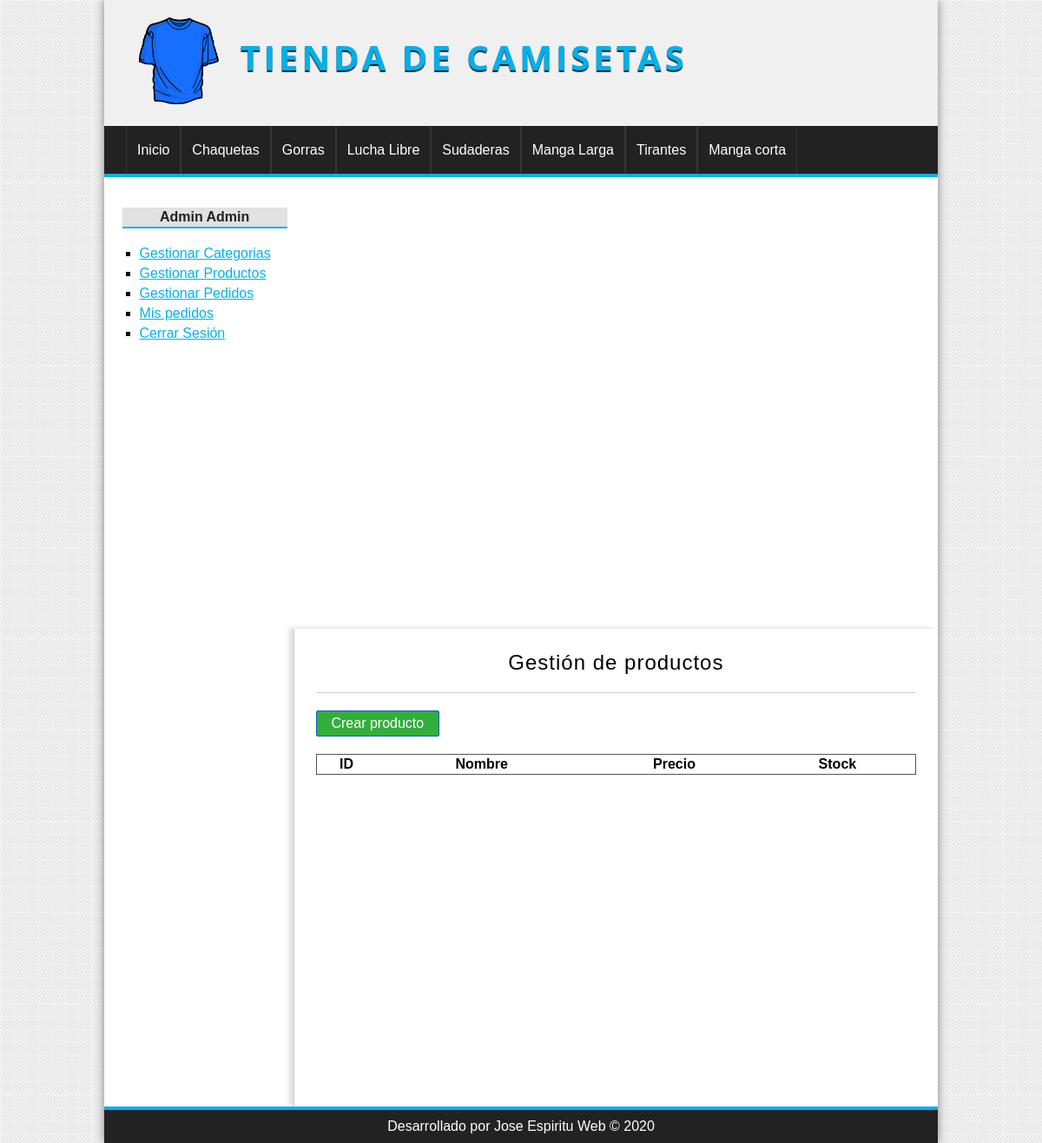
Before: /producto/gestion (signed in) with the older database file.
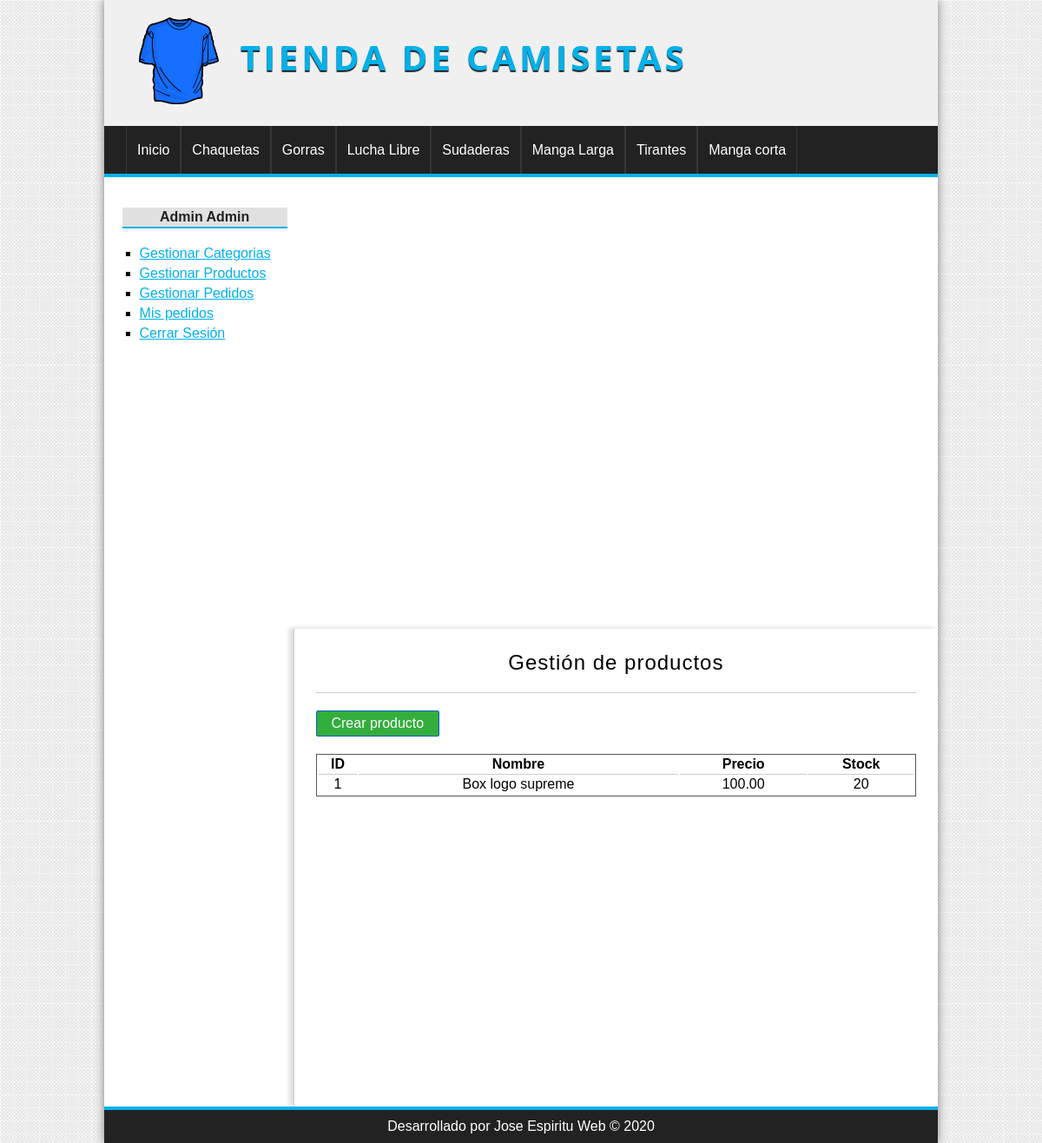
After: the same page with the newer database file.
### tables this page shows
CREATE TABLE `categorias` (
  `id` int(255) NOT NULL,
  `nombre` varchar(100) NOT NULL
);

CREATE TABLE `productos` (
  `id` int(255) NOT NULL,
  `categoria_id` int(255) NOT NULL,
  `nombre` varchar(100) NOT NULL,
  `descripcion` text DEFAULT NULL,
  `precio` float(100,2) NOT NULL,
  `stock` int(255) NOT NULL,
  `oferta` varchar(2) DEFAULT NULL,
  `fecha` date NOT NULL,
  `imagen` varchar(255) DEFAULT NULL
);

### config/db.php (called while the page is built)
<?php
class Database{
    public static function connect(){
        $db = new mysqli('localhost', 'root', '', 'tienda_php_poo');
        $db->query("SET NAMES 'utf-8'");
        return $db;
    }
}
?>

### helpers/utils.php (called while the page is built, shortened)
<?php
class Utils{
    public static function showCategorias(){
        require_once 'models/categoria.php';
        $categoria = new Categoria();
        $categorias = $categoria->getAll();
        return $categorias;
    }
}
?>

### models/categoria.php (called while the page is built, shortened)
<?php
class Categoria{
    private $db;
    public function __construct(){
        $this->db = Database::connect();
    }
    public function getAll(){
        $categorias = $this->db->query("SELECT * FROM categorias ORDER BY id DESC;");
        return $categorias;
    }
}
?>

### controllers/ProductoController.php (called while the page is built, shortened)
<?php
require_once 'models/producto.php';
class productoController {
    public function gestion(){
        $producto = new Producto();
        $productos = $producto->getAll();
        require_once 'views/producto/gestion.php';
    }
}
?>

### models/producto.php (called while the page is built, shortened)
<?php
class Producto{
    private $db;
    public function __construct(){
        $this->db = Database::connect();
    }
    public function getAll(){
        $productos = $this->db->query("SELECT * FROM productos ORDER BY id DESC;");
        return $productos;
    }
}
?>

### views/producto/gestion.php (the view)
<h1>Gestión de productos</h1>
<a href="<?=BASE_URL?>producto/crear" class="button button-small">Crear producto</a>
<table>
    <tr>
        <th>ID</th>
        <th>Nombre</th>
        <th>Precio</th>
        <th>Stock</th>
    </tr>
    <?php while($pro = $productos->fetch_object()): ?>
        <tr>
            <td><?=$pro->id?></td>
            <td><?=$pro->nombre?></td>
            <td><?=$pro->precio?></td>
            <td><?=$pro->stock?></td>
        </tr>
    <?php endwhile; ?>
</table>

### views/layout/header.php (shortened to what this page needs)
<!DOCTYPE html>
<html lang="es">
<head>
    <link rel="stylesheet" href="<?=BASE_URL?>assets/css/styles.css" />
</head>
<body>
    <div id="container">
        <header id="header">
            <div id="logo">
                <img src="<?=BASE_URL?>assets/img/camiseta.png" alt="Camiseta Logo" />
                <a href="<?=BASE_URL?>index.php">
                    Tienda de camisetas
                </a>
            </div>
        </header>
        <?php $categorias = Utils::showCategorias(); ?>
        <nav id="menu">
            <ul>
                <li>
                    <a href="#">Inicio</a>
                </li>
                <?php  while($cat = $categorias->fetch_object()): ?>
                    <li>
                        <a href="#"><?=$cat->nombre?></a>
                    </li>
                <?php endwhile; ?>
            </ul>
        </nav>
        <div id="content">

### views/layout/sidebar.php
<aside id="lateral">
    <div id="login" class="block_aside">
        <?php if(!isset($_SESSION['identity'])) :?>
            <h3>Entrar a la web</h3>
            <form action="<?=BASE_URL?>usuario/login" method="POST">
                <label for="email">Email</label>
                <input type="email" name="email" />
                <label for="password">Contraseña</label>
                <input type="password" name="password" />
                <input type="submit" value="Enviar" />
            </form>
        <?php else: ?>
            <h3><?=$_SESSION['identity']->nombre?> <?=$_SESSION['identity']->apellidos?></h3>
        <?php endif;?>
        <ul>
            <?php if(isset($_SESSION['admin'])): ?>
                <li><a href="<?=BASE_URL?>categoria/index">Gestionar Categorias</a></li>
                <li><a href="<?=BASE_URL?>producto/gestion">Gestionar Productos</a></li>
                <li><a href="#">Gestionar Pedidos</a></li>
            <?php endif; ?>
            <?php if(isset($_SESSION['identity'])): ?>
                <li><a href="#">Mis pedidos</a></li>
                <li><a href="<?=BASE_URL?>usuario/logout">Cerrar Sesión</a></li>
            <?php else: ?>
                <li><a href="<?=BASE_URL?>usuario/registro">Registrate Aqui</a></li>
            <?php endif; ?>
        </ul>
    </div>
</aside>
<div id="central">

### index.php (shortened to what this page needs)
<?php
require_once 'config/db.php';
require_once 'helpers/utils.php';
require_once 'views/layout/header.php';
require_once 'views/layout/sidebar.php';
if(isset($_GET['controller'])){
    $nombre_controlador = $_GET['controller'].'Controller';
} elseif(!isset($_GET['controller']) && !isset($_GET['action'])) {
    $nombre_controlador = CONTROLLER_DEFAULT;
} else {
    show_error();
    exit();
}
if(class_exists($nombre_controlador)){
    $controlador = new $nombre_controlador();
    if(isset($_GET['action']) && method_exists($controlador, $_GET['action'])){
        $action = $_GET['action'];
        $controlador->$action();
    } elseif(!isset($_GET['controller']) && !isset($_GET['action'])) {
        $action_default = ACTION_DEFAULT;
        $controlador->$action_default();
    } else {
        show_error();
    }
} else {
    show_error();
}
require_once 'views/layout/footer.php';
?>

### views/layout/footer.php
</div>
</div>
<footer id="footer">
    <p>Desarrollado por Jose Espiritu Web &copy; <?= date('Y') ?></p>
</footer>
</div>
</body>
</html>

### assets/css/styles.css (style rules this page uses)
* { padding: 0px; margin: 0px; font-family: Arial, Helvetica, sans-serif; }
body { background: url(../img/bg.png); }
a { color: #01b1ea; }
table { text-align: center; width: 100%; border: 1px solid #555555; }
td { border-top: 1px solid #cccccc; padding: 2px; }
#container { width: 80%; margin: 0 auto; box-shadow: 0px 0px 10px gray; background: white; }
#header { height: 145px; background-color: #f0f0f0; }
#logo { padding: 20px; margin-left: 20px; float: left; }
#logo img { float: left; height: 100px; }
#logo a { float: left; font-size: 40px; letter-spacing: 4px; font-family: 'Open Sans', Helvetica, Arial; text-transform: uppercase; color: #01b1ea; font-weight: bold; text-decoration: none; margin-top: 18px; margin-left: 25px; text-shadow: 0px 2px 1px #222222; transition: all 300ms; }
#menu { clear: both; background: #222222; color: wheat; height: 55px; border-bottom: 4px solid #01b1ea; }
#menu ul { list-style: none; text-decoration: none; margin: 0px auto; margin-left: 25px; }
#menu ul li { line-height: 55px; float: left; border-right: 1px solid #363636; }
#menu a { display: block; color: white; text-decoration: none; padding-left: 12px; padding-right: 12px; transition: all 300ms; }
#menu a:first-child { border-left: 1px solid #363636; }
#content { margin: 0 auto; overflow: hidden; background: white; }
#lateral { width: 22%; min-height: 500px; float: left; margin-top: 20px; margin-left: 10px; }
#lateral .block_aside { display: block; width: 90%; margin: 5px auto; padding: 10px; }
#lateral h3 { display: block; color: #222222; width: 100%; text-align: center; padding-top: 2px; padding-bottom: 2px; margin-bottom: 15px; font-size: 16px; font-weight: bold; background: #e1e1e1; border-bottom: 2px solid #01b1ea; }
#lateral ul { margin-top: 20px; margin-bottom: 20px; }
#lateral ul li { list-style: square; margin-left: 20px; margin-top: 5px; margin-bottom: 5px; }
input[type="button"], input[type="submit"], button, .button { display: block; border-radius: 2px; width: auto; padding: 5px; padding-left: 10px; padding-right: 10px; color: white; background: #2979cd; border: 1px solid #1160be; cursor: pointer; }
.button { background: #33ae3d; color: white !important; text-decoration: none; }
.button-small { width: 120px; text-align: center; margin-bottom: 20px; }
#central { width: 72%; min-height: 500px; float: right; border-left: 1px solid #cccccc; box-shadow: -5px -1px 5px #dddddd; padding: 25px; }
#central h1 { font-size: 24px; font-weight: normal; letter-spacing: 1px; text-align: center; border-bottom: 1px solid #cccccc; margin-bottom: 20px; padding: 20px; padding-top: 0px; }
#footer { clear: both; text-align: center; padding-top: 10px; padding-bottom: 10px; color: white; background: #222222; border-top: 4px solid #01b1ea; }

Changed rows visible on the page:
added productos: id "1", nombre "Box logo supreme", precio "100.00", stock "20"
